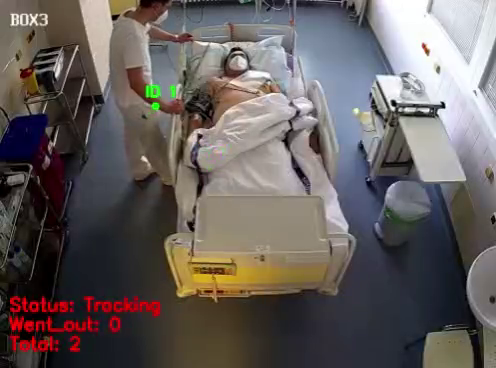
#> input picture frame 5 of media/WhatsApp Video 2020-11-22 at 2.04.57 PM.mp4, 496 x 368 px, given in place of single_patient_ICU_1246_movement.mkv, which was not available
$ python 'Casscade_frame_label  koak Box3(1).avi.py'
#> lines starting #> are read from the running program, lines starting #| are printed output that depends on the picture; pictures that were not available may be replaced by others from this repository, and a replacement may not be noted
#> further down, frame is the input picture: shape (368, 496, 3); mean B, G, R 93.7, 95.5, 102.2
from __future__ import print_function
import cv2 as cv
import argparse
import time

camera = False
from input_variables import *
from utlils_file import *

#input =  '/home/amritpal/PycharmProjects/100-days-of-code/CEE_final/Deep-Learning-Face-Recognition-master/data/koak Box3(1).avi'

parser = argparse.ArgumentParser(description='Face_eye detection - Cascade Classifier')
parser.add_argument('--face_cascade', help='Path to face cascade.', default=face_classifier_path)
parser.add_argument('--eyes_cascade', help='Path to eyes cascade.', default=eye_classifier_path)
parser.add_argument('--body_cascade', help='Path to eyes cascade.', default=body_classifier_path)
parser.add_argument('--camera', help='Camera divide number.', type=int, default=0)
args = parser.parse_args()

face_cascade_name = args.face_cascade
eyes_cascade_name = args.eyes_cascade
face_cascade = cv.CascadeClassifier()
eyes_cascade = cv.CascadeClassifier()
body_cascade_name = args.eyes_cascade
body_cascade = cv.CascadeClassifier()

camera_device = args.camera

#-- 1. Load the cascades
if not face_cascade.load(cv.samples.findFile(face_cascade_name)):
    print('--(!)Error loading face cascade')
    exit(0)
if not eyes_cascade.load(cv.samples.findFile(eyes_cascade_name)):
    print('--(!)Error loading eyes cascade')
    exit(0)
if not body_cascade.load(cv.samples.findFile(body_cascade_name)):
    print('--(!)Error loading eyes cascade')
    exit(0)


'''def detect_eye_AndDisplay(frame):
    frame_gray = cv.cvtColor(frame, cv.COLOR_BGR2GRAY)
    frame_gray = cv.equalizeHist(frame_gray)
    frame_gray = frame_gray[100:700, 500:800]
    #-- Detect faces
    faces = body_cascade.detectMultiScale(frame_gray)

    #faces = face_extractor(faces)

    for (x,y,w,h) in faces:
        center = (x + w//2, y + h//2)
        frame = cv.ellipse(frame_gray, center, (w//2, h//2), 0, 0, 360, (255, 0, 255), 4)
        faceROI = frame_gray[y:y+h,x:x+w]

        #-- In each face, detect eyes
        eyes = eyes_cascade.detectMultiScale(faceROI)
        for (x2,y2,w2,h2) in eyes:
            eye_center = (x + x2 + w2//2, y + y2 + h2//2)
            radius = int(round((w2 + h2)*0.1))
            frame = cv.circle(frame_gray, eye_center, radius, (255, 0, 0 ), 4)
    cv.imshow('Capture - Face detection', frame_gray)'''


patient_coordinates = 100, 350 , 500, 350
starttime = time.time()

def detect_face_from_cropped_bed(frame ,patient_coordinates):

#> called with patient_coordinates = (100, 350, 500, 350)
    frame = cv.cvtColor(frame, cv.COLOR_BGR2GRAY)
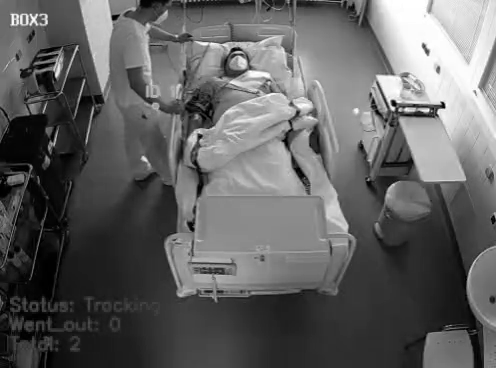
#> frame: shape (368, 496); min 0, max 255, mean 97.2
    frame = cv.equalizeHist(frame)
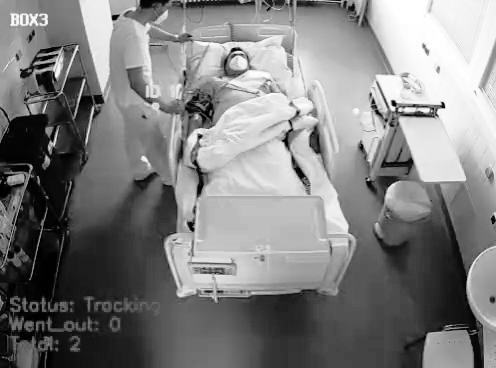
#> frame: shape (368, 496); min 0, max 255, mean 128
    #frame_gray = frame_gray[100:700, 500:800]
    #frame_gray = frame_gray[x_coordinate:x_coordinate+width, y_coordinate:y_coordinate+height]
    a, b , c , d = patient_coordinates
    e = a + b
    f = c + d
    frame = frame[a:e, c:f]
#> frame = empty array

    faces_detected = face_cascade.detectMultiScale(frame)
#> faces_detected = ()


    a = 100
    for (x,y,w,h) in faces_detected:
        print(x,y,w,h)
        center = (x + w//2, y + h//2)
        start_point = (x , y)
        end_point = (x+w, y+h)

        #frame_gray = cv.ellipse(frame_gray, center, (w//2, h//2), 0, 0, 360, (255, 0, 255), 4)
        frame = cv.rectangle(frame, start_point , end_point , (255, 0, 255), int(1) , int(1) )
        faceROI_111 = frame[y-a:y+h+a,x-a:x+w+a]

        # Put count on images and display live count
        font_size = 0.5
        font_color = (0, 255, 0)  # Black = (0, 255, 0)
        font_thickness = 1
        x_coordinate = 170
        y_coordiante = b
        cv2.putText(frame, str(time_tracking_function(starttime)), (x_coordinate, y_coordiante - 70),
                    cv2.FONT_HERSHEY_COMPLEX, font_size, font_color, font_thickness)

        cv2.putText(frame, str(current_date_variable()), (x_coordinate, y_coordiante - 30),
                    cv2.FONT_HERSHEY_COMPLEX, font_size, font_color, font_thickness)
        cv2.putText(frame, str(current_time_variable()), (x_coordinate, y_coordiante - 10),
                    cv2.FONT_HERSHEY_COMPLEX, font_size, font_color, font_thickness)

        cv.imshow('Capture - Face detection', frame)
#> this loop made 0 passes

if camera == True:
    cap = cv.VideoCapture(camera_device)
else:
    cap = cv.VideoCapture(input)

if not cap.isOpened:
    print('--(!)Error opening video capture')
    exit(0)

while True:
    ret, frame = cap.read()
    if frame is None:
        print('--(!) No captured frame -- Break!')
        break
    #detect_eye_AndDisplay(frame)
    detect_face_from_cropped_bed(frame , patient_coordinates )
    if cv.waitKey(10) == 27:
#> (key Esc is pressed here)
        break

$ run again, starting later in the video
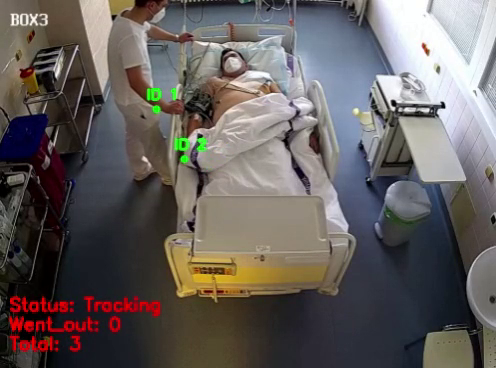
#> input picture frame 24 of media/WhatsApp Video 2020-11-22 at 2.04.57 PM.mp4, 496 x 368 px, given in place of single_patient_ICU_1246_movement.mkv, which was not available
#> frame is the input picture: shape (368, 496, 3); mean B, G, R 93.5, 95.6, 101.3
#> in detect_face_from_cropped_bed, `frame = cv.cvtColor(frame, cv.COLOR_BGR2GRAY)`:
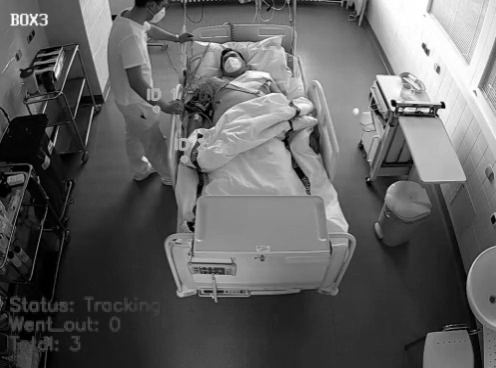
#> frame: shape (368, 496); min 0, max 255, mean 97
#> in detect_face_from_cropped_bed, `frame = cv.equalizeHist(frame)`:
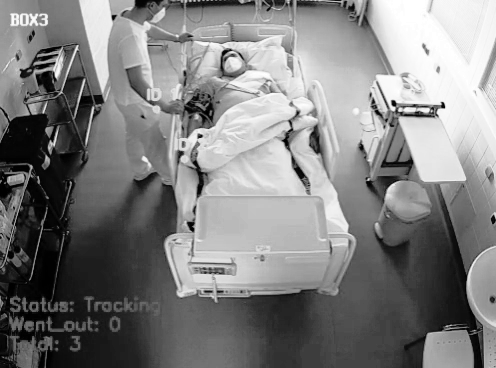
#> frame: shape (368, 496); min 0, max 255, mean 128
#> in detect_face_from_cropped_bed, `frame = frame[a:e, c:f]`: frame = empty array
#> faces_detected = ()

$ run again, starting later in the video
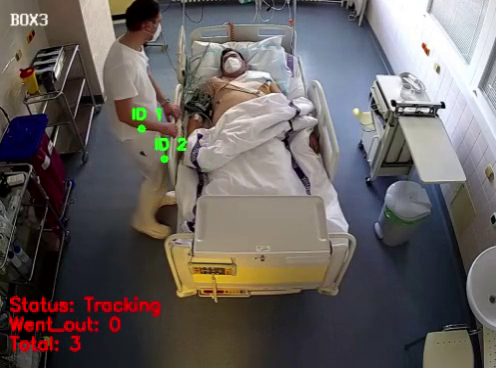
#> input picture frame 43 of media/WhatsApp Video 2020-11-22 at 2.04.57 PM.mp4, 496 x 368 px, given in place of single_patient_ICU_1246_movement.mkv, which was not available
#> frame is the input picture: shape (368, 496, 3); mean B, G, R 94.3, 96.1, 102.4
#> in detect_face_from_cropped_bed, `frame = cv.cvtColor(frame, cv.COLOR_BGR2GRAY)`:
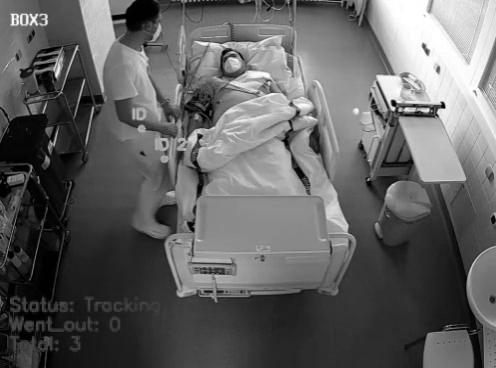
#> frame: shape (368, 496); min 0, max 255, mean 97.8
#> in detect_face_from_cropped_bed, `frame = cv.equalizeHist(frame)`:
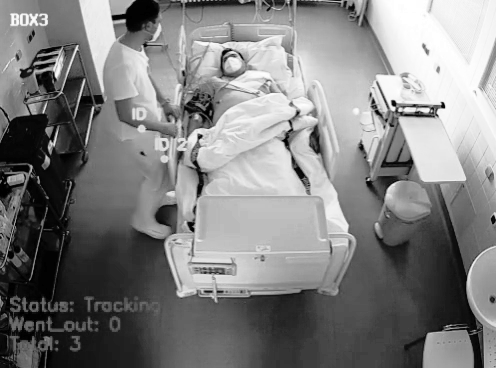
#> frame: shape (368, 496); min 0, max 255, mean 128
#> in detect_face_from_cropped_bed, `frame = frame[a:e, c:f]`: frame = empty array
#> faces_detected = ()
